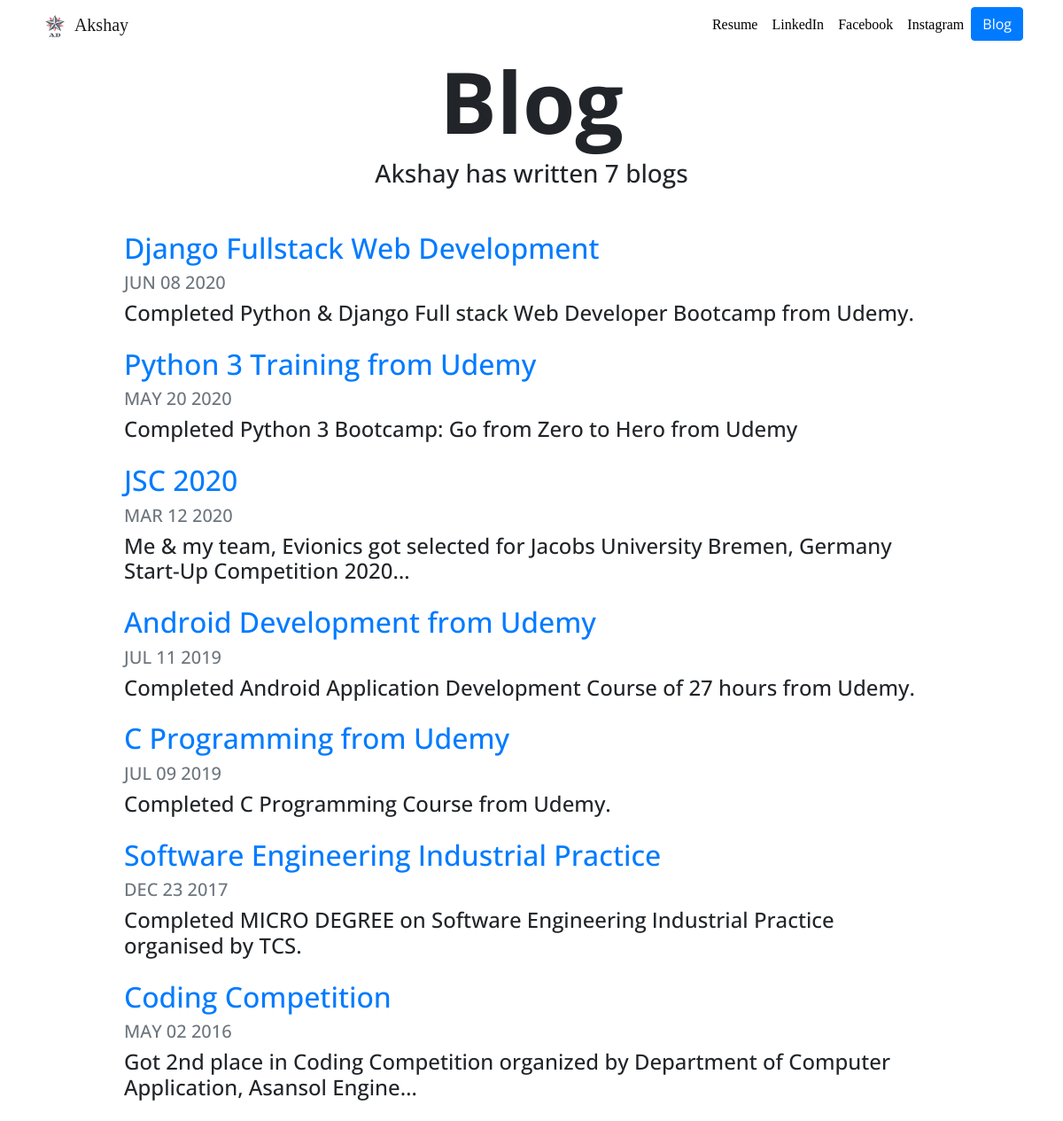
The page /blog/ on the database as committed earlier.
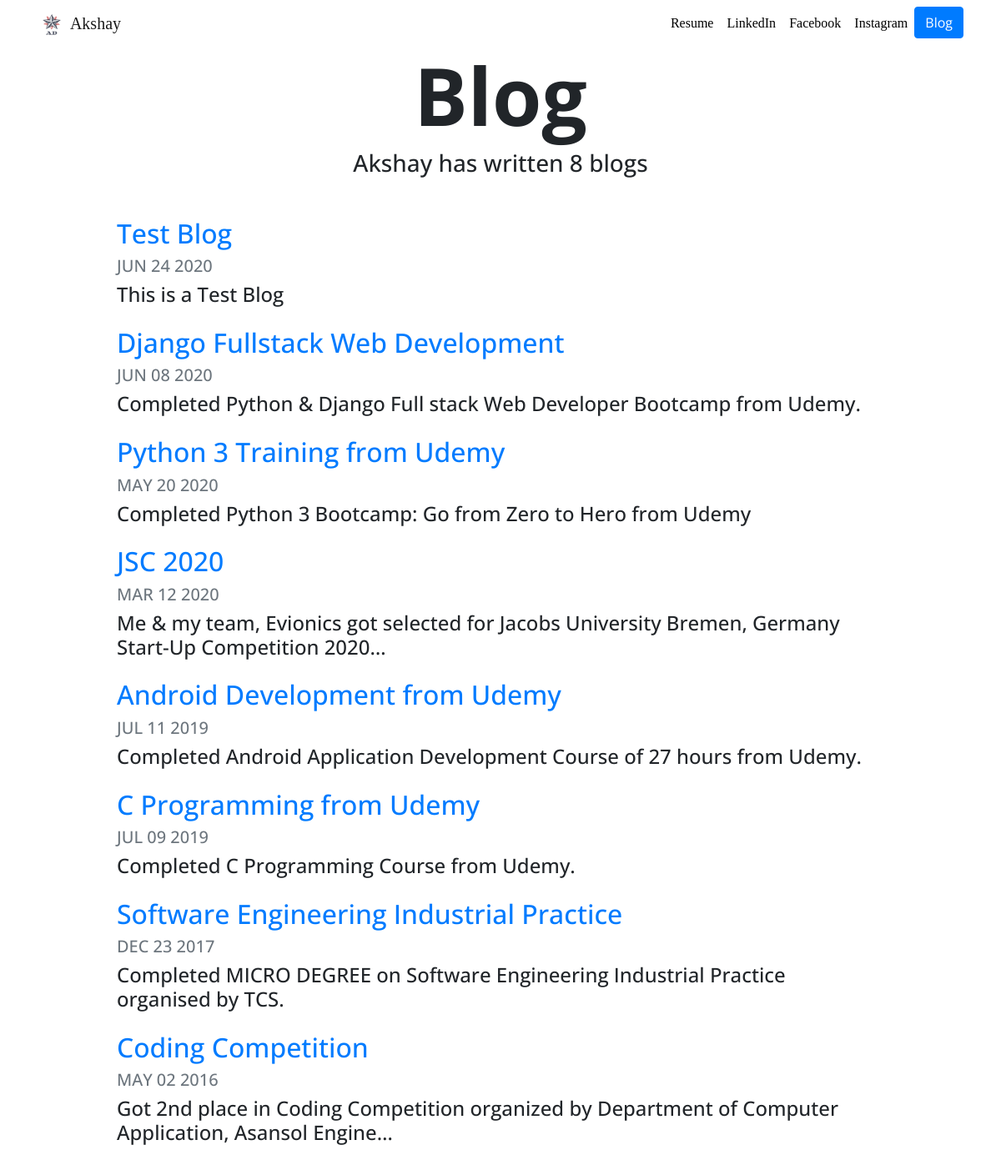
The same page on the database as committed later.
### blog/models.py (models this page shows, shortened)
class Blogs(models.Model): #class name must be caps
    title = models.CharField(max_length=200)
    description = models.TextField()
    date = models.DateField()

### blog/views.py (the view)
# urls.py: path('',views.all_blogs, name='all_blogs'),
def all_blogs(request):
    blogs = Blogs.objects.order_by('-date')
    return render(request,'blog/all_blogs.html',{'blogs':blogs})

### blog/templates/blog/all_blogs.html
{% extends "portfolio/base.html" %}
{% load static %}
{% block content %}
<h1 id="blogtitle" class="font-weight-bold text-center">Blog</h1>
<h3 class="text-center mb-5">Akshay has written {{ blogs.count }} blog{{ blogs.count|pluralize }}</h3>
{% for blog in blogs %}
<div class="row justify-content-center my-3">
  <div class="col-md-10">
    <a href="{% url 'blog:detail' blog.id %}">
      <h2>{{ blog.title }}</h2>
    </a>
    <h5 class="text-muted">{{ blog.date|date:'M d Y'|upper }}</h5>
    <h4>{{ blog.description|striptags|truncatechars:100 }}</h4>
  </div>
</div>
{% endfor %}
{% endblock %}

Rows that differ between the two databases and show on the page:
added Blogs: title "Test Blog", date "JUN 24 2020", description "This is a Test Blog"
Other text that changed with them:
{{ blogs.count }}: "7" → "8"
